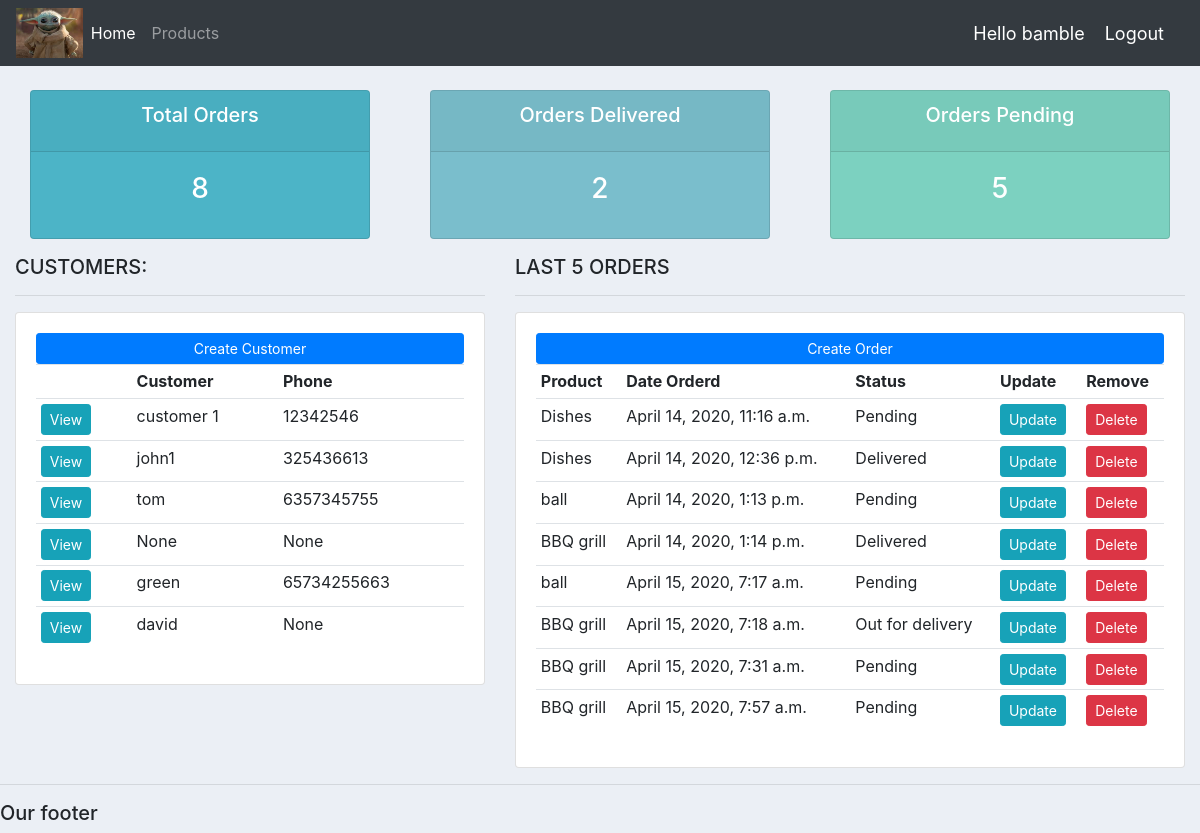
The app's page / (signed in) with its own data.
### accounts/models.py (models this page shows, shortened)
class Customer(models.Model):
    user=models.OneToOneField(User,null=True,on_delete=models.CASCADE)
    name=models.CharField(max_length=200 ,null=True)
    phone = models.CharField(max_length=200,null=True)
    email = models.CharField(max_length=200,null=True)
    date_created=models.DateTimeField(auto_now_add=True,null=True)
    profile_pic=models.ImageField(null=True,blank=True,default='default.jpg')

class Order(models.Model):
    STATUS=(
        ('Pending','Pending'),
        ('Out for delivery','Out for delivery'),
        ('Delivered','Delivered'),
    )
    customer=models.ForeignKey(Customer,null=True,on_delete=models.SET_NULL)
    product = models.ForeignKey(Product, null=True, on_delete=models.SET_NULL)
    date_created = models.DateTimeField(auto_now_add=True, null=True)
    status = models.CharField(max_length=200, null=True,choices=STATUS)
    note=models.CharField(max_length=200, null=True,blank=True)

class Product(models.Model):
    CATEGORY=(
        ('Indoor','Indoor'),
        ('Outdoor','Outdoor'),
    )
    name = models.CharField(max_length=200, null=True)
    category = models.CharField(max_length=200, null=True,choices=CATEGORY)
    description = models.TextField(max_length=2000, null=True)
    price=models.FloatField(null=True)
    date_created = models.DateTimeField(auto_now_add=True, null=True)
    tags=models.ManyToManyField(Tag)
    def __str__(self):
        return self.name

### accounts/decorators.py (the view)
    def wrapper_func(request, *args, **kwargs):
        group = None
        if request.user.groups.exists():
            group = request.user.groups.all()[0].name
        if group=='customer':
            return redirect('user-page')
        if group=='admin':
            return view_func(request,*args,**kwargs)

### accounts/views.py (called while the page is built)
@login_required
@admin_only
def home(request):
    orders=Order.objects.all()
    customers=Customer.objects.all()
    total_customers=customers.count()
    total_orders=orders.count()
    delivered=orders.filter(status='Delivered').count()
    pending=orders.filter(status='Pending').count()
    context={
        'orders':orders,
        'customers':customers,
        'total_customers':total_customers,
        'total_orders':total_orders,
        'delivered':delivered,
        'pending':pending
    }
    return render(request,'accounts/dashboard.html',context)

### accounts/templates/accounts/dashboard.html
{% extends 'accounts/main.html' %}
{% block content %}
{% include 'accounts/status.html' %}
<div class="row">
	<div class="col-md-5">
		<h5>CUSTOMERS:</h5>
		<hr>
		<div class="card card-body">
			<a class="btn btn-primary  btn-sm btn-block" href="">Create Customer</a>
			<table class="table table-sm">
				<tr>
					<th></th>
					<th>Customer</th>
					<th>Phone</th>
				</tr>
					{% for customer in customers %}
					<tr>
						<td><a class="btn btn-sm btn-info" href="{% url 'account-customers' customer.id %}">View</a> </td>
						<td>{{ customer.name }}</td>
						<td>{{ customer.phone }}</td>
					</tr>
					{% endfor %}
			</table>
		</div>
	</div>
	<div class="col-md-7">
		<h5>LAST 5 ORDERS</h5>
		<hr>
		<div class="card card-body">
			<a class="btn btn-primary  btn-sm btn-block" href="">Create Order</a>
			<table class="table table-sm">
				<tr>
					<th>Product</th>
					<th>Date Orderd</th>
					<th>Status</th>
					<th>Update</th>
					<th>Remove</th>
				</tr>
				{% for order in orders %}
					<tr>
						<td>{{ order.product }}</td>
						<td>{{ order.date_created }}</td>
						<td>{{ order.status }}</td>
						<td><a href="{% url 'update_order' order.id %}" class="btn btn-sm btn-info">Update</a></td>
						<td><a href="{% url 'delete_order' order.id %}" class="btn btn-sm btn-danger">Delete</a></td>
					</tr>
					{% endfor %}
			</table>
		</div>
	</div>
</div>
{% endblock content %}

### accounts/templates/accounts/main.html (shortened to what this page needs)
{% load static %}
<!DOCTYPE html>
<html>
<head>
	<link rel="stylesheet" href="https://stackpath.bootstrapcdn.com/bootstrap/4.3.1/css/bootstrap.min.css">
	<link rel="stylesheet" type="text/css" href="{% static 'css/main.css' %}">
</head>
<body>
	{%  include 'accounts/navbar.html' %}
<div class="container-fluid">
	{% block content %}
	{% endblock %}
    </div>
	<hr>
	<h5>Our footer</h5>
</body>
</html>

### accounts/templates/accounts/navbar.html (shortened to what this page needs)
{% load static %}
<link rel="stylesheet" type="text/css" href="{% static 'css/main.css' %}">
<nav class="navbar navbar-expand-lg navbar-dark bg-dark">
  <img src="{% static 'images/default.jpg' %}" class="imgprop">
  <div class="collapse navbar-collapse" id="navbarNavAltMarkup">
    <div class="navbar-nav">
      {% if request.user.is_staff %}
      <a class="nav-item nav-link active" href="{% url 'account-home' %}">Home <span class="sr-only">(current)</span></a>
      <a class="nav-item nav-link" href="{% url 'account-products' %}">Products</a>
      {% else %}
        <a class="nav-item nav-link" href="{% url 'account' %}">Settings</a>
      {% endif %}
    </div>
  </div>
  {% if user.is_authenticated %}
  <span class="hello-msg">Hello {{request.user}}</span>
  <span><a class="hello-msg" href="{% url 'logout' %}">Logout</a></span>
  {% endif %}
</nav>

### accounts/templates/accounts/status.html
<br>
<div class="row">
	<div class="col">
		<div class="col-md">
			<div class="card text-center text-white  mb-3" id="total-orders">
			  	<div class="card-header">
			  		<h5 class="card-title">Total Orders</h5>
			  	</div>
			  	<div class="card-body">
			    	<h3 class="card-title">{{ total_orders}}</h3>
			  	</div>
			</div>
		</div>
	</div>
	<div class="col">
		<div class="col-md">
			<div class="card text-center text-white  mb-3" id="orders-delivered">
			  	<div class="card-header">
			  		<h5 class="card-title">Orders Delivered</h5>
			  	</div>
			  	<div class="card-body">
			    	<h3 class="card-title">{{delivered}}</h3>
			  	</div>
			</div>
		</div>
	</div>
	<div class="col">
		<div class="col-md">
			<div class="card text-center text-white  mb-3" id="orders-pending">
			  	<div class="card-header">
			  		<h5 class="card-title">Orders Pending</h5>
			  	</div>
			  	<div class="card-body">
			    	<h3 class="card-title">{{pending}}</h3>
			  	</div>
			</div>
		</div>
	</div>
</div>

### static/css/main.css (style rules this page uses)
body { background-color: #ebeff5; }
#total-orders { background-color: #4cb4c7; }
#orders-delivered { background-color: #7abecc; }
#orders-pending { background-color: #7CD1C0; }
.imgprop { height:50px; }

### accounts/templates/accounts/navbar.html (style rules this page uses)
.hello-msg { font-size:18px; color:#fff; margin-right:20px; }

### records on screen
Customer: name "customer 1", phone "12342546"
Customer: name "john1", phone "325436613"
Customer: name "tom", phone "6357345755"
Customer: name "None", phone "None"
Customer: name "green", phone "65734255663"
Customer: name "david", phone "None"
Order: product "Dishes", date_created "April 14, 2020, 11:16 a.m.", status "Pending"
Order: product "Dishes", date_created "April 14, 2020, 12:36 p.m.", status "Delivered"
Order: product "ball", date_created "April 14, 2020, 1:13 p.m.", status "Pending"
Order: product "BBQ grill", date_created "April 14, 2020, 1:14 p.m.", status "Delivered"
Order: product "ball", date_created "April 15, 2020, 7:17 a.m.", status "Pending"
Order: product "BBQ grill", date_created "April 15, 2020, 7:18 a.m.", status "Out for delivery"
Order: product "BBQ grill", date_created "April 15, 2020, 7:31 a.m.", status "Pending"
Order: product "BBQ grill", date_created "April 15, 2020, 7:57 a.m.", status "Pending"

### other values on screen
{{ request.user }} "bamble"
{{ total_orders }} "8"
{{ delivered }} "2"
{{ pending }} "5"
